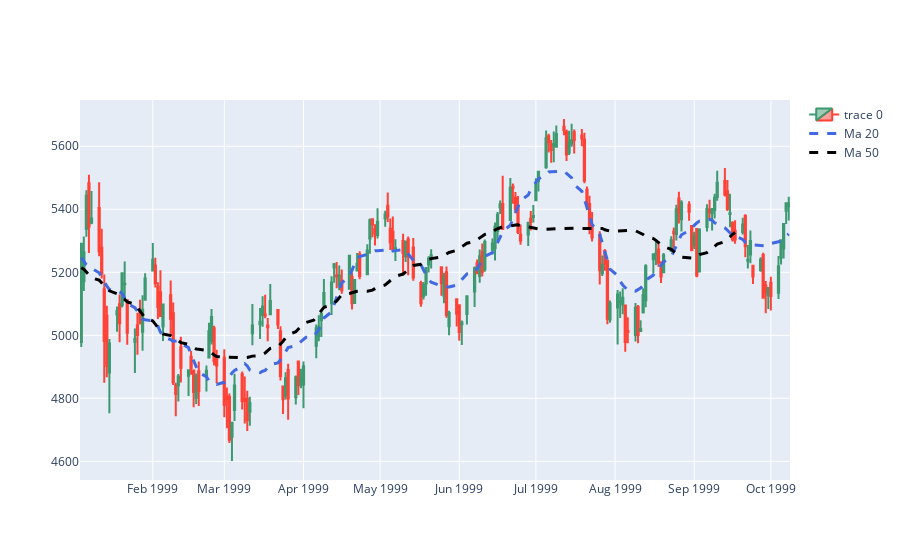

The code cell stored with this chart in its notebook:
### Code cell
"""
Test SMA(20, 50)
"""
data = load("DAX")

period = data[:200]

fig = go.Figure(data=[go.Candlestick(x=period[period.columns[0]],
                open=period['open'], high=period['high'],
                low=period['low'], close=period['close'])
                     ])
ma20, ma50 = sma(period['close'], 20, 50)

fig.add_trace(go.Scatter(x=data[:200][data.columns[0]], y=ma20, name='Ma 20',
                         line = dict(color='royalblue', width=3, dash='dash')))

fig.add_trace(go.Scatter(x=data[:200][data.columns[0]], y=ma50, name='Ma 50',
                         line = dict(color='black', width=3, dash='dash')))

fig.update_layout(xaxis_rangeslider_visible=False)
fig.show()

### Figure 1 — Plotly figure (JSON) as saved in the notebook; plotly's stock layout.template omitted (floating-point values rounded to 4 significant figures; data arrays with more than 128 entries replaced by an {"elided": "..."} marker saying what was removed)
{"data": [{"close": {"elided": "200 float values"}, "high": {"elided": "200 float values"}, "low": {"elided": "200 float values"}, "open": {"elided": "200 float values"}, "type": "candlestick", "x": {"elided": "200 str values"}}, {"line": {"color": "royalblue", "dash": "dash", "width": 3}, "name": "Ma 20", "type": "scatter", "x": {"elided": "200 str values"}, "y": {"elided": "200 float values"}}, {"line": {"color": "black", "dash": "dash", "width": 3}, "name": "Ma 50", "type": "scatter", "x": {"elided": "200 str values"}, "y": {"elided": "185 float values"}}], "layout": {"xaxis": {"rangeslider": {"visible": false}}}}
